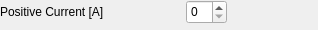
      <widget class="ExpanderWidget" name="expanderwidget_5">
       <property name="sizePolicy">
        <sizepolicy hsizetype="Fixed" vsizetype="Preferred">
         <horstretch>0</horstretch>
         <verstretch>0</verstretch>
        </sizepolicy>
       </property>
       <property name="minimumSize">
        <size>
         <width>318</width>
         <height>0</height>
        </size>
       </property>
       <property name="maximumSize">
        <size>
         <width>318</width>
         <height>16777215</height>
        </size>
       </property>
       <property name="expanderTitle">
        <string>Friction Compensation</string>
       </property>
       <property name="isExpanded" stdset="0">
        <bool>true</bool>
       </property>
       <widget class="QWidget" name="page_5">
        <layout class="QGridLayout" name="gridLayout_7">
         <item row="0" column="0">
          <layout class="QVBoxLayout" name="verticalLayout_12">
           <item>
            <layout class="QHBoxLayout" name="horizontalLayout_40">
             <item>
              <widget class="QLabel" name="label_35">
               <property name="minimumSize">
                <size>
                 <width>180</width>
                 <height>0</height>
                </size>
               </property>
               <property name="text">
                <string>Positive Current [A]</string>
               </property>
              </widget>
             </item>
             <item>
              <widget class="QSpinBox" name="spinBox_8">
               <property name="minimumSize">
                <size>
                 <width>0</width>
                 <height>24</height>
                </size>
               </property>
              </widget>
             </item>
            </layout>
           </item>
           <item>
            <layout class="QHBoxLayout" name="horizontalLayout_41">
             <item>
              <widget class="QLabel" name="label_36">
               <property name="minimumSize">
                <size>
                 <width>180</width>
                 <height>0</height>
                </size>
               </property>
               <property name="text">
                <string>Negative Current [A]</string>
               </property>
              </widget>
             </item>
             <item>
              <widget class="QSpinBox" name="spinBox_9">
               <property name="minimumSize">
                <size>
                 <width>0</width>
                 <height>24</height>
                </size>
               </property>
              </widget>
             </item>
            </layout>
           </item>
          </layout>
         </item>
         <item row="1" column="0">
          <spacer name="verticalSpacer_4">
           <property name="orientation">
            <enum>Qt::Orientation::Vertical</enum>
           </property>
           <property name="sizeHint" stdset="0">
            <size>
             <width>20</width>
             <height>40</height>
            </size>
           </property>
          </spacer>
         </item>
        </layout>
       </widget>
      </widget>
